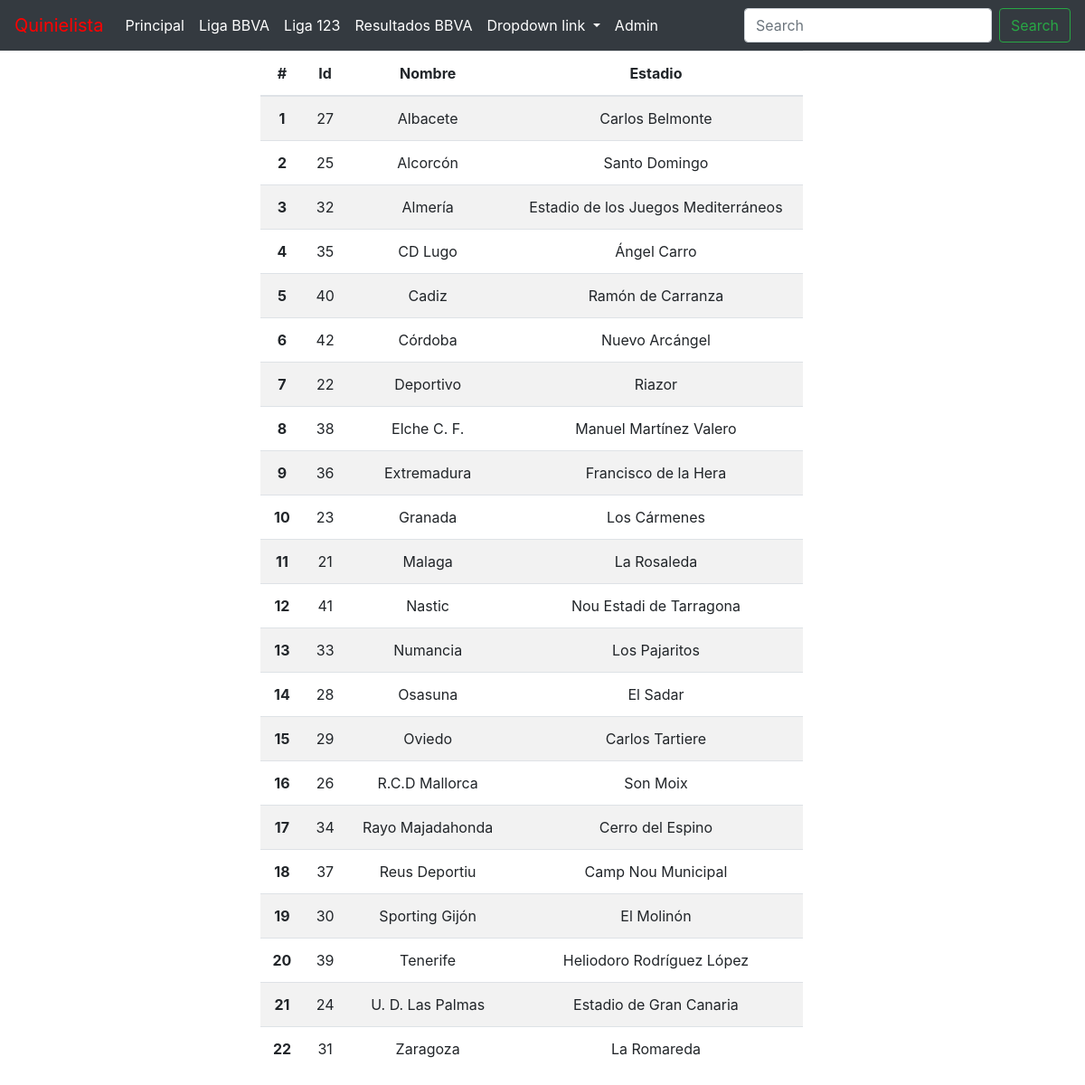
The page /estadisticas/2/liga123/ on the database its author committed.
### estadisticas/models.py (models this page shows, shortened)
class Equipo(models.Model):
	nombre = models.CharField(max_length=50)
	estadio = models.OneToOneField(Estadio, on_delete=models.CASCADE, null=True)
	liga = models.ForeignKey(Liga, on_delete=models.CASCADE, null=True)

class Estadio(models.Model):
	def __str__(self):
		return self.nombre
	nombre = models.CharField(max_length=50)

### estadisticas/views.py (the view)
# urls.py: path('<int:pk>/liga123/', views.liga123.as_view(), name='liga123'),
class liga123(generic.ListView):
	template_name = 'estadisticas/liga123.html'
	context_object_name = 'equipos'
	def get_queryset(self):
		return Equipo.objects.filter(liga=2).order_by('nombre')

### estadisticas/templates/estadisticas/liga123.html (shortened to what this page needs)
{% block bar %}
	{% include 'estadisticas/navbar.html' %}
{% endblock %}
<div class="tablaEquipos">
	{% if equipos %}
		<table class="table table-striped">
			<thead>
				<tr>
					<th scope="col">#</th>
			      	<th scope="col">Id</th>
			      	<th scope="col">Nombre</th>
			      	<th scope="col">Estadio</th>
			    </tr>
			</thead>
			<tbody>
			{% for equipo in equipos %}
				<tr>
					<th scope="row">{{ forloop.counter }}</th>
					<td>{{ equipo.id }}</th>
					<td>{{ equipo.nombre }}</td>
					<td>{{ equipo.estadio }}</td>
				</tr>
			{% endfor %}
			</tbody>
		</table>
	{% else %}
		<p>No hay equipos.</p>
	{% endif %}
</div>
</body>
</html>

### estadisticas/static/estadisticas/css/style.css (style rules this page uses)
.tablaEquipos { display: flex; margin-left: 24%; width: 50%; }
.table { text-align: center; }
.table td { vertical-align: middle; }

### rows shown on the page
Equipo: id "27", nombre "Albacete", estadio "Carlos Belmonte"
Equipo: id "25", nombre "Alcorcón", estadio "Santo Domingo"
Equipo: id "32", nombre "Almería", estadio "Estadio de los Juegos Mediterráneos"
Equipo: id "35", nombre "CD Lugo", estadio "Ángel Carro"
Equipo: id "40", nombre "Cadiz", estadio "Ramón de Carranza"
Equipo: id "42", nombre "Córdoba", estadio "Nuevo Arcángel"
Equipo: id "22", nombre "Deportivo", estadio "Riazor"
Equipo: id "38", nombre "Elche C. F.", estadio "Manuel Martínez Valero"
Equipo: id "36", nombre "Extremadura", estadio "Francisco de la Hera"
Equipo: id "23", nombre "Granada", estadio "Los Cármenes"
Equipo: id "21", nombre "Malaga", estadio "La Rosaleda"
Equipo: id "41", nombre "Nastic", estadio "Nou Estadi de Tarragona"
Equipo: id "33", nombre "Numancia", estadio "Los Pajaritos"
Equipo: id "28", nombre "Osasuna", estadio "El Sadar"
Equipo: id "29", nombre "Oviedo", estadio "Carlos Tartiere"
Equipo: id "26", nombre "R.C.D Mallorca", estadio "Son Moix"
Equipo: id "34", nombre "Rayo Majadahonda", estadio "Cerro del Espino"
Equipo: id "37", nombre "Reus Deportiu", estadio "Camp Nou Municipal"
Equipo: id "30", nombre "Sporting Gijón", estadio "El Molinón"
Equipo: id "39", nombre "Tenerife", estadio "Heliodoro Rodríguez López"
Equipo: id "24", nombre "U. D. Las Palmas", estadio "Estadio de Gran Canaria"
Equipo: id "31", nombre "Zaragoza", estadio "La Romareda"
